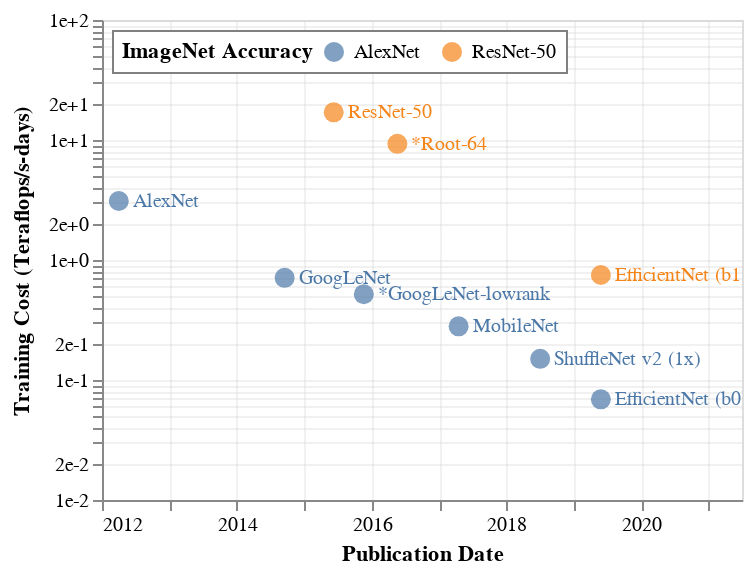

Notebook source saved alongside this figure:
### Code cell
points=alt.Chart(dataframe, width=320, height=240).encode(
    alt.X('date:T', title='Publication Date', scale=alt.Scale(domain=[pd.to_datetime('1/1/2012', format='%d/%m/%Y'), pd.to_datetime('1/7/2021', format='%d/%m/%Y')])),
    alt.Y('tflopsdays:Q', scale=alt.Scale(type='log', base=10, zero=False), axis=alt.Axis(format='.0e'), title='Training Cost (Teraflops/s-days)'),
    alt.Color('perf:N', legend=alt.Legend(orient='top-left', offset=5, 
                                          fillColor='white', padding=5, 
                                          strokeColor='grey',
                                          direction='horizontal',
                                          title='ImageNet Accuracy',
                                          titleBaseline='middle',
                                          titleOrient='left'),
              title='DNN Architecture'),
    text='name:N'
).mark_circle(size=100)

annotations_alexnet = points.transform_filter(
    datum.perf == 'AlexNet'
).mark_text(
    align='left',
    baseline='middle',
    fontSize = 10,
    dx = 7,
)

annotations_resnet50 = points.transform_filter(
    datum.perf == 'ResNet-50'
).mark_text(
    align='left',
    baseline='middle',
    fontSize = 10,
    dx = 7,
)

chart = (points+annotations_alexnet+annotations_resnet50).configure_axis(
    gridColor='lightgrey',
    gridOpacity=0.33,
    labelFontStyle='Roboto-Regular',
    titleFont='Roboto-Regular',
)

chart.interactive()

### Figure 1 — Vega-Lite specification as saved in the notebook (floating-point values rounded to 4 significant figures)
{"config": {"view": {"continuousWidth": 400, "continuousHeight": 300}, "axis": {"gridColor": "lightgrey", "gridOpacity": 0.33, "labelFontStyle": "Roboto-Regular", "titleFont": "Roboto-Regular"}}, "layer": [{"mark": {"type": "circle", "size": 100}, "encoding": {"color": {"type": "nominal", "field": "perf", "legend": {"direction": "horizontal", "fillColor": "white", "offset": 5, "orient": "top-left", "padding": 5, "strokeColor": "grey", "title": "ImageNet Accuracy", "titleBaseline": "middle", "titleOrient": "left"}, "title": "DNN Architecture"}, "text": {"type": "nominal", "field": "name"}, "x": {"type": "temporal", "field": "date", "scale": {"domain": ["2012-01-01T00:00:00", "2021-07-01T00:00:00"]}, "title": "Publication Date"}, "y": {"type": "quantitative", "axis": {"format": ".0e"}, "field": "tflopsdays", "scale": {"base": 10, "type": "log", "zero": false}, "title": "Training Cost (Teraflops/s-days)"}}, "height": 240, "selection": {"selector024": {"type": "interval", "bind": "scales", "encodings": ["x", "y"]}}, "width": 320}, {"mark": {"type": "text", "align": "left", "baseline": "middle", "dx": 7, "fontSize": 10}, "encoding": {"color": {"type": "nominal", "field": "perf", "legend": {"direction": "horizontal", "fillColor": "white", "offset": 5, "orient": "top-left", "padding": 5, "strokeColor": "grey", "title": "ImageNet Accuracy", "titleBaseline": "middle", "titleOrient": "left"}, "title": "DNN Architecture"}, "text": {"type": "nominal", "field": "name"}, "x": {"type": "temporal", "field": "date", "scale": {"domain": ["2012-01-01T00:00:00", "2021-07-01T00:00:00"]}, "title": "Publication Date"}, "y": {"type": "quantitative", "axis": {"format": ".0e"}, "field": "tflopsdays", "scale": {"base": 10, "type": "log", "zero": false}, "title": "Training Cost (Teraflops/s-days)"}}, "height": 240, "transform": [{"filter": "(datum.perf === 'AlexNet')"}], "width": 320}, {"mark": {"type": "text", "align": "left", "baseline": "middle", "dx": 7, "fontSize": 10}, "encoding": {"color": {"type": "nominal", "field": "perf", "legend": {"direction": "horizontal", "fillColor": "white", "offset": 5, "orient": "top-left", "padding": 5, "strokeColor": "grey", "title": "ImageNet Accuracy", "titleBaseline": "middle", "titleOrient": "left"}, "title": "DNN Architecture"}, "text": {"type": "nominal", "field": "name"}, "x": {"type": "temporal", "field": "date", "scale": {"domain": ["2012-01-01T00:00:00", "2021-07-01T00:00:00"]}, "title": "Publication Date"}, "y": {"type": "quantitative", "axis": {"format": ".0e"}, "field": "tflopsdays", "scale": {"base": 10, "type": "log", "zero": false}, "title": "Training Cost (Teraflops/s-days)"}}, "height": 240, "transform": [{"filter": "(datum.perf === 'ResNet-50')"}], "width": 320}], "data": {"name": "data-c82a15d7b49e35430c82817464b3cd2b"}, "$schema": "https://vega.github.io/schema/vega-lite/v4.8.1.json", "datasets": {"data-c82a15d7b49e35430c82817464b3cd2b": [{"name": "AlexNet", "perf": "AlexNet", "tflopsdays": 3.1, "date": "2012-04-01T00:00:00"}, {"name": "GoogLeNet", "perf": "AlexNet", "tflopsdays": 0.71, "date": "2014-09-17T00:00:00"}, {"name": "ResNet-50", "perf": "ResNet-50", "tflopsdays": 17.0, "date": "2015-06-10T00:00:00"}, {"name": "*GoogLeNet-lowrank", "perf": "AlexNet", "tflopsdays": 0.5183, "date": "2015-11-20T00:00:00"}, {"name": "*Root-64", "perf": "ResNet-50", "tflopsdays": 9.29, "date": "2016-05-20T00:00:00"}, {"name": "MobileNet", "perf": "AlexNet", "tflopsdays": 0.28, "date": "2017-04-17T00:00:00"}, {"name": "ShuffleNet v2 (1x)", "perf": "AlexNet", "tflopsdays": 0.15, "date": "2018-07-03T00:00:00"}, {"name": "EfficientNet (b0)", "perf": "AlexNet", "tflopsdays": 0.069, "date": "2019-05-28T00:00:00"}, {"name": "EfficientNet (b1)", "perf": "ResNet-50", "tflopsdays": 0.75, "date": "2019-05-28T00:00:00"}]}}
